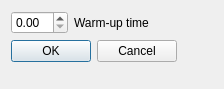
<?xml version="1.0" encoding="UTF-8"?>
<ui version="4.0">
 <class>StartDialog</class>
 <widget class="QDialog" name="StartDialog">
  <property name="geometry">
   <rect>
    <x>0</x>
    <y>0</y>
    <width>224</width>
    <height>89</height>
   </rect>
  </property>
  <property name="windowTitle">
   <string>Dialog</string>
  </property>
  <layout class="QFormLayout" name="formLayout">
   <item row="0" column="0">
    <layout class="QHBoxLayout" name="horizontalLayout">
     <item>
      <widget class="QDoubleSpinBox" name="warmupTime"/>
     </item>
     <item>
      <widget class="QLabel" name="label">
       <property name="text">
        <string>Warm-up time</string>
       </property>
      </widget>
     </item>
    </layout>
   </item>
   <item row="1" column="0">
    <widget class="QDialogButtonBox" name="buttonBox">
     <property name="orientation">
      <enum>Qt::Horizontal</enum>
     </property>
     <property name="standardButtons">
      <set>QDialogButtonBox::Cancel|QDialogButtonBox::Ok</set>
     </property>
    </widget>
   </item>
  </layout>
 </widget>
 <resources/>
 <connections>
  <connection>
   <sender>buttonBox</sender>
   <signal>accepted()</signal>
   <receiver>StartDialog</receiver>
   <slot>accept()</slot>
   <hints>
    <hint type="sourcelabel">
     <x>248</x>
     <y>254</y>
    </hint>
    <hint type="destinationlabel">
     <x>157</x>
     <y>274</y>
    </hint>
   </hints>
  </connection>
  <connection>
   <sender>buttonBox</sender>
   <signal>rejected()</signal>
   <receiver>StartDialog</receiver>
   <slot>reject()</slot>
   <hints>
    <hint type="sourcelabel">
     <x>316</x>
     <y>260</y>
    </hint>
    <hint type="destinationlabel">
     <x>286</x>
     <y>274</y>
    </hint>
   </hints>
  </connection>
 </connections>
</ui>
